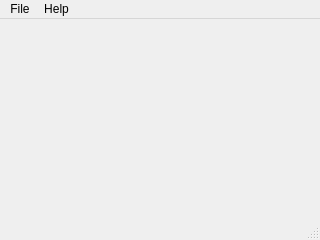
<?xml version="1.0" encoding="UTF-8"?>
<ui version="4.0">
 <class>MainWindow</class>
 <widget class="QMainWindow" name="MainWindow">
  <property name="geometry">
   <rect>
    <x>0</x>
    <y>0</y>
    <width>320</width>
    <height>240</height>
   </rect>
  </property>
  <property name="windowTitle">
   <string>MainWindow</string>
  </property>
  <widget class="QWidget" name="centralwidget">
   <layout class="QVBoxLayout" name="verticalLayout">
    <item>
     <widget class="QWidget" name="widget" native="true"/>
    </item>
   </layout>
  </widget>
  <widget class="QMenuBar" name="menubar">
   <property name="geometry">
    <rect>
     <x>0</x>
     <y>0</y>
     <width>320</width>
     <height>21</height>
    </rect>
   </property>
   <widget class="QMenu" name="menuFile">
    <property name="title">
     <string>File</string>
    </property>
    <addaction name="actionExit"/>
   </widget>
   <widget class="QMenu" name="menuHelp">
    <property name="title">
     <string>Help</string>
    </property>
    <addaction name="actionAbout"/>
    <addaction name="actionAbout_Qt"/>
   </widget>
   <addaction name="menuFile"/>
   <addaction name="menuHelp"/>
  </widget>
  <widget class="QStatusBar" name="statusbar"/>
  <action name="actionExit">
   <property name="text">
    <string>Exit</string>
   </property>
   <property name="shortcut">
    <string>Alt+X</string>
   </property>
  </action>
  <action name="actionAbout">
   <property name="text">
    <string>About</string>
   </property>
  </action>
  <action name="actionAbout_Qt">
   <property name="text">
    <string>About Qt</string>
   </property>
  </action>
 </widget>
 <resources/>
 <connections>
  <connection>
   <sender>actionExit</sender>
   <signal>triggered()</signal>
   <receiver>MainWindow</receiver>
   <slot>close()</slot>
   <hints>
    <hint type="sourcelabel">
     <x>-1</x>
     <y>-1</y>
    </hint>
    <hint type="destinationlabel">
     <x>159</x>
     <y>119</y>
    </hint>
   </hints>
  </connection>
  <connection>
   <sender>actionAbout</sender>
   <signal>triggered()</signal>
   <receiver>MainWindow</receiver>
   <slot>OnAbout()</slot>
   <hints>
    <hint type="sourcelabel">
     <x>-1</x>
     <y>-1</y>
    </hint>
    <hint type="destinationlabel">
     <x>159</x>
     <y>119</y>
    </hint>
   </hints>
  </connection>
  <connection>
   <sender>actionAbout_Qt</sender>
   <signal>triggered()</signal>
   <receiver>MainWindow</receiver>
   <slot>OnAbout_Qt()</slot>
   <hints>
    <hint type="sourcelabel">
     <x>-1</x>
     <y>-1</y>
    </hint>
    <hint type="destinationlabel">
     <x>159</x>
     <y>119</y>
    </hint>
   </hints>
  </connection>
 </connections>
 <slots>
  <slot>OnAbout()</slot>
  <slot>OnAbout_Qt()</slot>
 </slots>
</ui>
